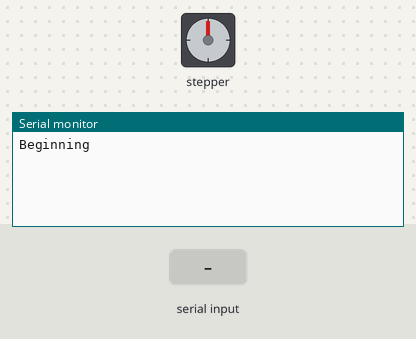
Simulated run of this sketch. Board: Arduino Uno, built with avr-gcc and run on an emulated ATmega328P. On the bench: stepper motor, the last lines printed to the serial monitor. Wiring (inferred from the names in the program): stepper motor driver (200 steps per turn assumed): step pin 3; direction pin 4. The test bench sets the inputs (shaded band).

Above: at 1.2 s.
1.3 s: "f;45\n" received over the second serial link
At 2.7 s:
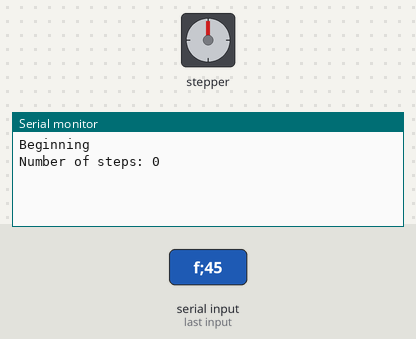
At 5.0 s:
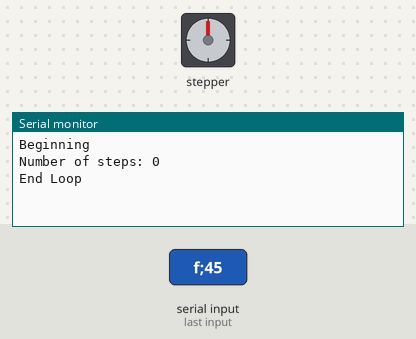

Measured:
- after the input at 1.3 s, the serial monitor: prints a new line at once (image 1)

The sketch:

ReadBt2.ino
```cpp
#include <SoftwareSerial.h>

// defines pins numbers
const int myRx = 10;
const int myTx = 11;
const int stepPin = 3;
const int dirPin = 4;

// Constants
const int StepsPerRev = 200;
const int Pitch = 2; // (linear movement per rotation) mm
const int StepsPerMM = 100; // 100 steps
const int distanceBetweenContainers = 20; // mm

// Variables
char c = 0;
int totalSteps = 0;
String command;
bool started = false;
int prevContainer = 0;

SoftwareSerial MySerial(myRx, myTx);

void controlStepper(int dir, int numOfSteps)
{
  digitalWrite(dirPin, dir); // Enables the motor to move in a particular direction
  // Makes 200 pulses for making one full cycle rotation
  for(int x = 0; x < numOfSteps; x++)
  {
    digitalWrite(stepPin,HIGH);
    delayMicroseconds(1000);
    digitalWrite(stepPin,LOW);
    delayMicroseconds(1000);
  }
}

void setup() {
  Serial.begin(115200); // Console
  MySerial.begin(115200); // HC-06

  // Sets the two pins as Outputs
  pinMode(stepPin,OUTPUT);
  pinMode(dirPin,OUTPUT);
  Serial.write("Beginning\n");
}

int digit_to_int(char d)
{
 char str1[2];

 str1[0] = d;
 str1[1] = '\0';
 return (int) strtol(str1, NULL, 10);
}

void loop() {
  char container;
  bool valid;
  while (MySerial.available())
  {
    valid = 0;
    c = 0;
    command = "";
    while (c != ';')
    {
      c = (char)MySerial.read();
      if ( (c >= 'a' && c <= 'z') || (c >= '0' && c <= '9'))
      {
        valid = 1;
      }
      if (valid){
        command += c;
      }
    }

    if (c == ';')
    {
      char dir = command[0];
      container = command[1];

      int calc = 0;
      //the difference between stations. calculated by subtracting the previous position from the current position.
      int containerDiff = 0;
      if (dir == 'f')
      {
        calc = digit_to_int(container);
        containerDiff = calc - prevContainer;
        int numSteps = (containerDiff * distanceBetweenContainers) * StepsPerMM;
        controlStepper(HIGH, numSteps);
//*********************************************************
         char toPrint[20] = {0};
         Serial.write("\nNumber of steps: ");
         itoa(numSteps,toPrint,10);
         Serial.write(toPrint);
         Serial.write("\n");
//*********************************************************
        totalSteps += numSteps;
        prevContainer = calc;
      }
      else
      {
        controlStepper(LOW, totalSteps);
        totalSteps = 0;
        prevContainer = 0;
      }

      // Wait for command to continue
      delay(3000);
      Serial.write("\nEnd Loop\n");
    }
  }
}
```
